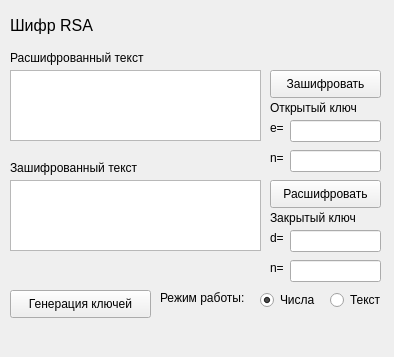
<?xml version="1.0" encoding="UTF-8"?>
<ui version="4.0">
 <class>Form</class>
 <widget class="QWidget" name="Form">
  <property name="geometry">
   <rect>
    <x>0</x>
    <y>0</y>
    <width>394</width>
    <height>357</height>
   </rect>
  </property>
  <property name="windowTitle">
   <string>Шифр RSA</string>
  </property>
  <widget class="QPlainTextEdit" name="deciphered">
   <property name="geometry">
    <rect>
     <x>10</x>
     <y>70</y>
     <width>251</width>
     <height>71</height>
    </rect>
   </property>
  </widget>
  <widget class="QLabel" name="label_2">
   <property name="geometry">
    <rect>
     <x>10</x>
     <y>160</y>
     <width>141</width>
     <height>16</height>
    </rect>
   </property>
   <property name="text">
    <string>Зашифрованный текст</string>
   </property>
  </widget>
  <widget class="QLabel" name="title">
   <property name="geometry">
    <rect>
     <x>10</x>
     <y>10</y>
     <width>261</width>
     <height>31</height>
    </rect>
   </property>
   <property name="font">
    <font>
     <pointsize>12</pointsize>
    </font>
   </property>
   <property name="text">
    <string>Шифр RSA</string>
   </property>
  </widget>
  <widget class="QPushButton" name="cipher_button">
   <property name="geometry">
    <rect>
     <x>270</x>
     <y>70</y>
     <width>111</width>
     <height>28</height>
    </rect>
   </property>
   <property name="text">
    <string>Зашифровать</string>
   </property>
  </widget>
  <widget class="QPlainTextEdit" name="ciphered">
   <property name="geometry">
    <rect>
     <x>10</x>
     <y>180</y>
     <width>251</width>
     <height>71</height>
    </rect>
   </property>
  </widget>
  <widget class="QLabel" name="label">
   <property name="geometry">
    <rect>
     <x>10</x>
     <y>50</y>
     <width>151</width>
     <height>16</height>
    </rect>
   </property>
   <property name="text">
    <string>Расшифрованный текст</string>
   </property>
  </widget>
  <widget class="QPushButton" name="decipher_button">
   <property name="geometry">
    <rect>
     <x>270</x>
     <y>180</y>
     <width>111</width>
     <height>28</height>
    </rect>
   </property>
   <property name="text">
    <string>Расшифровать</string>
   </property>
  </widget>
  <widget class="QLabel" name="label_3">
   <property name="geometry">
    <rect>
     <x>270</x>
     <y>100</y>
     <width>101</width>
     <height>16</height>
    </rect>
   </property>
   <property name="text">
    <string>Открытый ключ</string>
   </property>
  </widget>
  <widget class="QLabel" name="label_4">
   <property name="geometry">
    <rect>
     <x>270</x>
     <y>120</y>
     <width>21</width>
     <height>16</height>
    </rect>
   </property>
   <property name="text">
    <string>e=</string>
   </property>
  </widget>
  <widget class="QLineEdit" name="e_input">
   <property name="geometry">
    <rect>
     <x>290</x>
     <y>120</y>
     <width>91</width>
     <height>22</height>
    </rect>
   </property>
  </widget>
  <widget class="QLineEdit" name="n_input_1">
   <property name="geometry">
    <rect>
     <x>290</x>
     <y>150</y>
     <width>91</width>
     <height>22</height>
    </rect>
   </property>
  </widget>
  <widget class="QLabel" name="label_5">
   <property name="geometry">
    <rect>
     <x>270</x>
     <y>150</y>
     <width>21</width>
     <height>16</height>
    </rect>
   </property>
   <property name="text">
    <string>n=</string>
   </property>
  </widget>
  <widget class="QLineEdit" name="d_input">
   <property name="geometry">
    <rect>
     <x>290</x>
     <y>230</y>
     <width>91</width>
     <height>22</height>
    </rect>
   </property>
  </widget>
  <widget class="QLabel" name="label_6">
   <property name="geometry">
    <rect>
     <x>270</x>
     <y>230</y>
     <width>16</width>
     <height>16</height>
    </rect>
   </property>
   <property name="text">
    <string>d=</string>
   </property>
  </widget>
  <widget class="QLabel" name="label_7">
   <property name="geometry">
    <rect>
     <x>270</x>
     <y>210</y>
     <width>101</width>
     <height>16</height>
    </rect>
   </property>
   <property name="text">
    <string>Закрытый ключ</string>
   </property>
  </widget>
  <widget class="QLineEdit" name="n_input_2">
   <property name="geometry">
    <rect>
     <x>290</x>
     <y>260</y>
     <width>91</width>
     <height>22</height>
    </rect>
   </property>
  </widget>
  <widget class="QLabel" name="label_8">
   <property name="geometry">
    <rect>
     <x>270</x>
     <y>260</y>
     <width>21</width>
     <height>16</height>
    </rect>
   </property>
   <property name="text">
    <string>n=</string>
   </property>
  </widget>
  <widget class="QPushButton" name="keys_generator">
   <property name="geometry">
    <rect>
     <x>10</x>
     <y>290</y>
     <width>141</width>
     <height>28</height>
    </rect>
   </property>
   <property name="text">
    <string>Генерация ключей</string>
   </property>
  </widget>
  <widget class="QLabel" name="label_9">
   <property name="geometry">
    <rect>
     <x>160</x>
     <y>290</y>
     <width>111</width>
     <height>16</height>
    </rect>
   </property>
   <property name="text">
    <string>Режим работы:</string>
   </property>
  </widget>
  <widget class="QRadioButton" name="numbersButton">
   <property name="geometry">
    <rect>
     <x>260</x>
     <y>290</y>
     <width>95</width>
     <height>20</height>
    </rect>
   </property>
   <property name="text">
    <string>Числа</string>
   </property>
   <property name="checked">
    <bool>true</bool>
   </property>
   <attribute name="buttonGroup">
    <string notr="true">mode_buttons</string>
   </attribute>
  </widget>
  <widget class="QRadioButton" name="textButton">
   <property name="geometry">
    <rect>
     <x>330</x>
     <y>290</y>
     <width>95</width>
     <height>20</height>
    </rect>
   </property>
   <property name="text">
    <string>Текст</string>
   </property>
   <attribute name="buttonGroup">
    <string notr="true">mode_buttons</string>
   </attribute>
  </widget>
  <widget class="QLabel" name="infoLabel">
   <property name="geometry">
    <rect>
     <x>10</x>
     <y>330</y>
     <width>371</width>
     <height>16</height>
    </rect>
   </property>
   <property name="text">
    <string/>
   </property>
  </widget>
 </widget>
 <resources/>
 <connections/>
 <buttongroups>
  <buttongroup name="mode_buttons"/>
 </buttongroups>
</ui>
